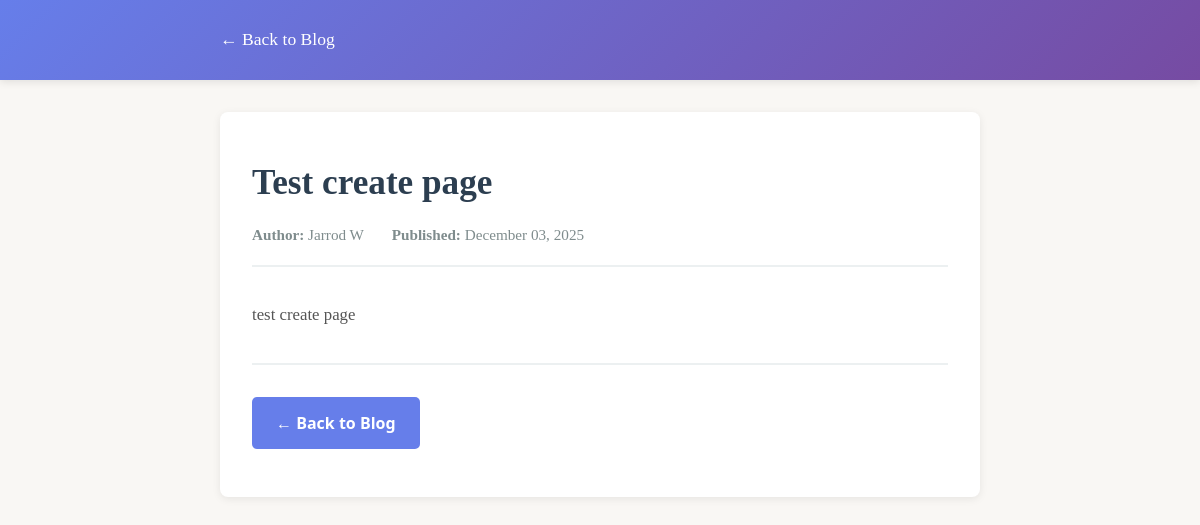
The app's page /show/2/, older data.
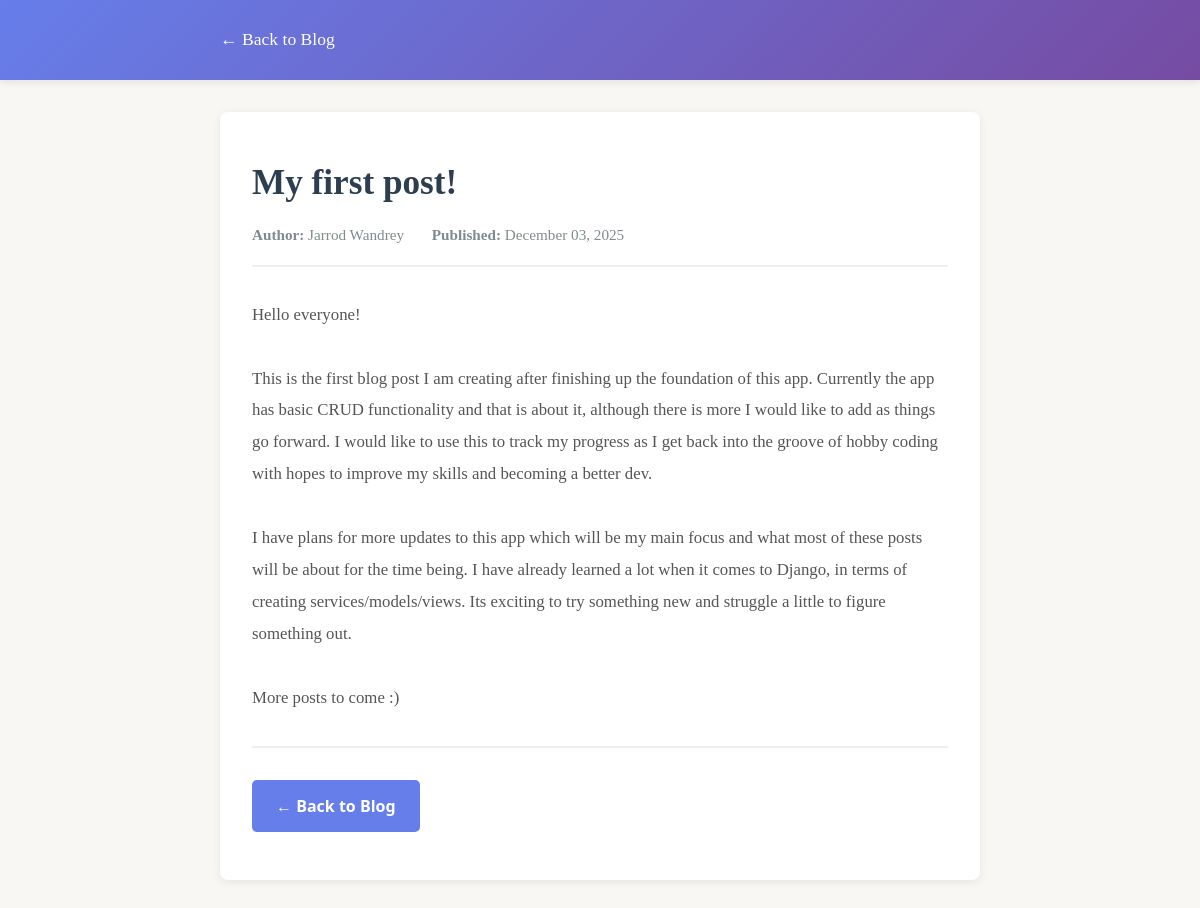
The same page, newer data.
### blog/models.py (models this page shows)
class Post(models.Model):
    title = models.CharField(max_length=200)
    author = models.CharField(max_length=50)
    content = models.TextField()
    created_at = models.DateTimeField(auto_now_add=True)

### blog/views.py (the view)
# urls.py: path('show/<int:post_id>/', views.show_post, name='show_post'),
def show_post(request, post_id):
    post = get_post_by_id(post_id)
    if post:
        return render(request, 'show_post.html', {'post': post})
    else:
        return HttpResponse("Post not found", status=404)

### blog/services.py (called while the page is built)
def get_post_by_id(post_id):
    try:
        post = Post.objects.get(id=post_id)
        return post
    except Post.DoesNotExist:
        return None

### blog/templates/show_post.html (shortened to what this page needs)
<!DOCTYPE html>
<html lang="en">
<head>
</head>
<body>
    <header>
        <div class="container">
            <a href="/" class="header-link">← Back to Blog</a>
        </div>
    </header>
    <div class="container">
        <div class="post-content-section">
            <h1>{{ post.title }}</h1>
            <div class="post-meta">
                <span><strong>Author:</strong> {{ post.author }}</span>
                <span><strong>Published:</strong> {{ post.created_at|date:"F d, Y" }}</span>
            </div>
            <div class="post-body">{{ post.content|escape }}</div>
            <div class="button-group">
                <a href="/" class="btn btn-home">← Back to Blog</a>
            </div>
        </div>
    </div>
</body>
</html>

Row changes from the older to the newer data that the page shows:
changed Post: title "Test create page" → "My first post!"; author "Jarrod W" → "Jarrod Wandrey"; content "test create page" → "Hello everyone! This is the first blog post I am creating after finishing up the foundation of this app. Currently the app has basic CRUD functionality and that is about it, although there is more I would like to add as things go forward. I would like to use this to track my progress as I get back into the groove of hobby coding with hopes to improve my skills and becoming a better dev. I have plans for more updates to this app which will be my main focus and what most of these posts will be about for the time being. I have already learned a lot when it comes to Django, in terms of creating services/models/views. Its exciting to try something new and struggle a little to figure something…"
